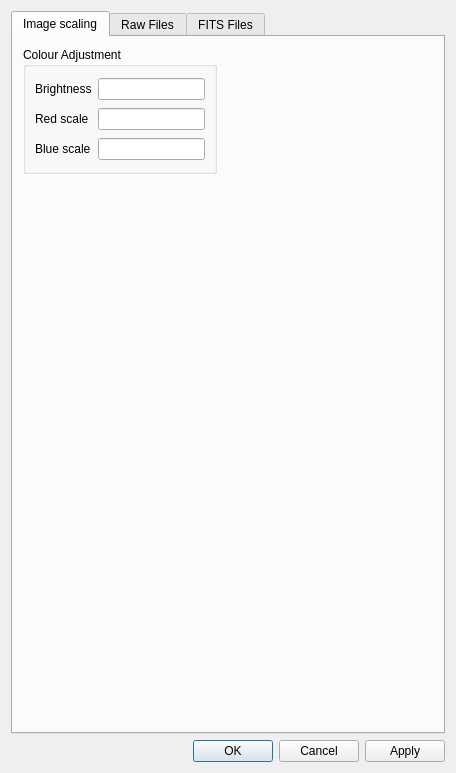
<?xml version="1.0" encoding="UTF-8"?>
<ui version="4.0">
 <class>DSS::RawDDPSettings</class>
 <widget class="QDialog" name="DSS::RawDDPSettings">
  <property name="geometry">
   <rect>
    <x>0</x>
    <y>0</y>
    <width>456</width>
    <height>773</height>
   </rect>
  </property>
  <property name="windowTitle">
   <string>Digital Development Process Settings</string>
  </property>
  <layout class="QGridLayout" name="gridLayout">
   <item row="2" column="0">
    <widget class="QTabWidget" name="tabWidget">
     <property name="currentIndex">
      <number>0</number>
     </property>
     <widget class="QWidget" name="imageScalingTab">
      <attribute name="title">
       <string>Image scaling</string>
      </attribute>
      <widget class="QGroupBox" name="ColourAdjustment">
       <property name="geometry">
        <rect>
         <x>10</x>
         <y>10</y>
         <width>194</width>
         <height>127</height>
        </rect>
       </property>
       <property name="title">
        <string>Colour Adjustment</string>
       </property>
       <layout class="QGridLayout" name="gridLayout_3">
        <item row="0" column="0">
         <widget class="QLabel" name="label_4">
          <property name="text">
           <string>Brightness</string>
          </property>
         </widget>
        </item>
        <item row="0" column="1">
         <widget class="QLineEdit" name="brightness"/>
        </item>
        <item row="1" column="0">
         <widget class="QLabel" name="label_5">
          <property name="text">
           <string>Red scale</string>
          </property>
         </widget>
        </item>
        <item row="1" column="1">
         <widget class="QLineEdit" name="redScale"/>
        </item>
        <item row="2" column="0">
         <widget class="QLabel" name="label_6">
          <property name="text">
           <string>Blue scale</string>
          </property>
         </widget>
        </item>
        <item row="2" column="1">
         <widget class="QLineEdit" name="blueScale"/>
        </item>
       </layout>
      </widget>
     </widget>
     <widget class="QWidget" name="rawFilesTab">
      <attribute name="title">
       <string>Raw Files</string>
      </attribute>
      <layout class="QVBoxLayout" name="verticalLayout">
       <item>
        <layout class="QHBoxLayout" name="horizontalLayout_5">
         <item>
          <widget class="QGroupBox" name="WhiteBalance_GroupBox">
           <property name="sizePolicy">
            <sizepolicy hsizetype="Preferred" vsizetype="Preferred">
             <horstretch>0</horstretch>
             <verstretch>0</verstretch>
            </sizepolicy>
           </property>
           <property name="title">
            <string>White Balance</string>
           </property>
           <layout class="QVBoxLayout" name="verticalLayout_10">
            <item>
             <widget class="QRadioButton" name="noWB">
              <property name="text">
               <string>No White Balance Processing</string>
              </property>
             </widget>
            </item>
            <item>
             <widget class="QRadioButton" name="daylightWB">
              <property name="text">
               <string>Use Daylight White Balance</string>
              </property>
             </widget>
            </item>
            <item>
             <widget class="QRadioButton" name="cameraWB">
              <property name="text">
               <string>Use Camera White Balance</string>
              </property>
             </widget>
            </item>
           </layout>
          </widget>
         </item>
         <item>
          <spacer name="horizontalSpacer">
           <property name="orientation">
            <enum>Qt::Orientation::Horizontal</enum>
           </property>
           <property name="sizeHint" stdset="0">
            <size>
             <width>40</width>
             <height>20</height>
            </size>
           </property>
          </spacer>
         </item>
        </layout>
       </item>
       <item>
        <widget class="QGroupBox" name="groupBox_11">
         <property name="title">
          <string>Bayer Matrix Transformation</string>
         </property>
         <layout class="QVBoxLayout" name="verticalLayout_11">
          <item>
           <widget class="QRadioButton" name="bilinear">
            <property name="text">
             <string>Bilinear Interpolation</string>
            </property>
           </widget>
          </item>
          <item>
           <spacer name="verticalSpacer_13">
            <property name="orientation">
             <enum>Qt::Orientation::Vertical</enum>
            </property>
            <property name="sizeHint" stdset="0">
             <size>
              <width>20</width>
              <height>5</height>
             </size>
            </property>
           </spacer>
          </item>
          <item>
           <widget class="QRadioButton" name="AHD">
            <property name="text">
             <string>Adaptive Homogeneity-Directed (AHD) Interpolation</string>
            </property>
           </widget>
          </item>
          <item>
           <spacer name="verticalSpacer_14">
            <property name="orientation">
             <enum>Qt::Orientation::Vertical</enum>
            </property>
            <property name="sizeHint" stdset="0">
             <size>
              <width>20</width>
              <height>5</height>
             </size>
            </property>
           </spacer>
          </item>
          <item>
           <widget class="QRadioButton" name="rawBayer">
            <property name="text">
             <string>Use Bayer Drizzle algorithm (no interpolation, no debayering</string>
            </property>
           </widget>
          </item>
          <item>
           <widget class="QLabel" name="label_24">
            <property name="sizePolicy">
             <sizepolicy hsizetype="Preferred" vsizetype="MinimumExpanding">
              <horstretch>0</horstretch>
              <verstretch>0</verstretch>
             </sizepolicy>
            </property>
            <property name="styleSheet">
             <string notr="true">margin-left: 15</string>
            </property>
            <property name="text">
             <string>This option uses the Bayer matrix as is. No interpolation is done and each pixel is given only primary components from the matrix.</string>
            </property>
            <property name="alignment">
             <set>Qt::AlignmentFlag::AlignLeading|Qt::AlignmentFlag::AlignLeft|Qt::AlignmentFlag::AlignTop</set>
            </property>
            <property name="wordWrap">
             <bool>true</bool>
            </property>
           </widget>
          </item>
          <item>
           <spacer name="verticalSpacer_15">
            <property name="orientation">
             <enum>Qt::Orientation::Vertical</enum>
            </property>
            <property name="sizeHint" stdset="0">
             <size>
              <width>20</width>
              <height>5</height>
             </size>
            </property>
           </spacer>
          </item>
          <item>
           <widget class="QRadioButton" name="superPixels">
            <property name="text">
             <string>Create super-pixels from the raw Bayer matrix (no interpolation)</string>
            </property>
           </widget>
          </item>
          <item>
           <widget class="QLabel" name="label_25">
            <property name="sizePolicy">
             <sizepolicy hsizetype="Preferred" vsizetype="MinimumExpanding">
              <horstretch>0</horstretch>
              <verstretch>0</verstretch>
             </sizepolicy>
            </property>
            <property name="styleSheet">
             <string notr="true">margin-left: 15</string>
            </property>
            <property name="text">
             <string>This option uses the Bayer matrix to create one super-pixel from each group of 4 pixels (RGBG). The sizes of the resulting image are thus divided by two.</string>
            </property>
            <property name="alignment">
             <set>Qt::AlignmentFlag::AlignLeading|Qt::AlignmentFlag::AlignLeft|Qt::AlignmentFlag::AlignTop</set>
            </property>
            <property name="wordWrap">
             <bool>true</bool>
            </property>
           </widget>
          </item>
         </layout>
        </widget>
       </item>
       <item>
        <spacer name="verticalSpacer">
         <property name="orientation">
          <enum>Qt::Orientation::Vertical</enum>
         </property>
         <property name="sizeHint" stdset="0">
          <size>
           <width>20</width>
           <height>40</height>
          </size>
         </property>
        </spacer>
       </item>
      </layout>
     </widget>
     <widget class="QWidget" name="fitsFilesTab">
      <attribute name="title">
       <string>FITS Files</string>
      </attribute>
      <layout class="QVBoxLayout" name="verticalLayout_22">
       <item>
        <layout class="QHBoxLayout" name="horizontalLayout_17">
         <item>
          <widget class="QCheckBox" name="isFITSRaw">
           <property name="sizePolicy">
            <sizepolicy hsizetype="Maximum" vsizetype="Fixed">
             <horstretch>0</horstretch>
             <verstretch>0</verstretch>
            </sizepolicy>
           </property>
           <property name="text">
            <string/>
           </property>
          </widget>
         </item>
         <item>
          <widget class="QLabel" name="label_65">
           <property name="text">
            <string>&lt;html&gt;&lt;head/&gt;&lt;body&gt;&lt;p&gt;Single plane 16 bit FITS Files are from a &amp;quot;One-Shot-Colour&amp;quot; camera (DSLR, mirrorless, CCD or CMOS) that need to be de-Bayered.&lt;br/&gt;Leave &lt;span style=&quot; font-style:italic;&quot;&gt;unchecked&lt;/span&gt; to attempt automatic detection based on FITS keywords.&lt;/p&gt;&lt;/body&gt;&lt;/html&gt;</string>
           </property>
           <property name="textFormat">
            <enum>Qt::TextFormat::RichText</enum>
           </property>
           <property name="wordWrap">
            <bool>true</bool>
           </property>
          </widget>
         </item>
        </layout>
       </item>
       <item>
        <layout class="QHBoxLayout" name="horizontalLayout_15">
         <item>
          <widget class="QLabel" name="textDSLRs">
           <property name="sizePolicy">
            <sizepolicy hsizetype="Preferred" vsizetype="Fixed">
             <horstretch>0</horstretch>
             <verstretch>0</verstretch>
            </sizepolicy>
           </property>
           <property name="text">
            <string>Camera:</string>
           </property>
          </widget>
         </item>
         <item>
          <widget class="QComboBox" name="DSLRs">
           <property name="sizePolicy">
            <sizepolicy hsizetype="MinimumExpanding" vsizetype="Fixed">
             <horstretch>0</horstretch>
             <verstretch>0</verstretch>
            </sizepolicy>
           </property>
          </widget>
         </item>
         <item>
          <spacer name="horizontalSpacer_2">
           <property name="orientation">
            <enum>Qt::Orientation::Horizontal</enum>
           </property>
           <property name="sizeHint" stdset="0">
            <size>
             <width>40</width>
             <height>20</height>
            </size>
           </property>
          </spacer>
         </item>
        </layout>
       </item>
       <item>
        <layout class="QHBoxLayout" name="horizontalLayout_16">
         <item>
          <widget class="QGroupBox" name="bayerGroup">
           <property name="sizePolicy">
            <sizepolicy hsizetype="Preferred" vsizetype="Preferred">
             <horstretch>0</horstretch>
             <verstretch>0</verstretch>
            </sizepolicy>
           </property>
           <property name="maximumSize">
            <size>
             <width>200</width>
             <height>16777215</height>
            </size>
           </property>
           <property name="title">
            <string>Bayer Pattern Filter used</string>
           </property>
           <property name="alignment">
            <set>Qt::AlignmentFlag::AlignLeading|Qt::AlignmentFlag::AlignLeft|Qt::AlignmentFlag::AlignVCenter</set>
           </property>
           <layout class="QHBoxLayout" name="horizontalLayout_18">
            <item>
             <widget class="QLabel" name="bayerPattern">
              <property name="sizePolicy">
               <sizepolicy hsizetype="Maximum" vsizetype="Maximum">
                <horstretch>0</horstretch>
                <verstretch>0</verstretch>
               </sizepolicy>
              </property>
              <property name="minimumSize">
               <size>
                <width>50</width>
                <height>50</height>
               </size>
              </property>
              <property name="maximumSize">
               <size>
                <width>50</width>
                <height>50</height>
               </size>
              </property>
              <property name="text">
               <string/>
              </property>
              <property name="alignment">
               <set>Qt::AlignmentFlag::AlignCenter</set>
              </property>
             </widget>
            </item>
           </layout>
          </widget>
         </item>
        </layout>
       </item>
       <item>
        <widget class="QGroupBox" name="dataRange">
         <property name="minimumSize">
          <size>
           <width>0</width>
           <height>130</height>
          </size>
         </property>
         <property name="title">
          <string>FITS Data Range</string>
         </property>
         <layout class="QGridLayout" name="gridLayout_2">
          <item row="0" column="0" colspan="3">
           <widget class="QLabel" name="label">
            <property name="text">
             <string>Default values for DATAMIN and DATAMAX FITS keywords.   These will only be used when reading floating point FITS files and only if the FITS file does not contain these keywords.</string>
            </property>
            <property name="textFormat">
             <enum>Qt::TextFormat::PlainText</enum>
            </property>
            <property name="wordWrap">
             <bool>true</bool>
            </property>
           </widget>
          </item>
          <item row="1" column="0">
           <widget class="QLabel" name="label_2">
            <property name="text">
             <string>DATAMIN</string>
            </property>
           </widget>
          </item>
          <item row="1" column="1">
           <widget class="QLineEdit" name="dataMin">
            <property name="sizePolicy">
             <sizepolicy hsizetype="Preferred" vsizetype="Fixed">
              <horstretch>0</horstretch>
              <verstretch>0</verstretch>
             </sizepolicy>
            </property>
           </widget>
          </item>
          <item row="1" column="2">
           <spacer name="horizontalSpacer_3">
            <property name="orientation">
             <enum>Qt::Orientation::Horizontal</enum>
            </property>
            <property name="sizeHint" stdset="0">
             <size>
              <width>193</width>
              <height>20</height>
             </size>
            </property>
           </spacer>
          </item>
          <item row="2" column="0">
           <widget class="QLabel" name="label_3">
            <property name="text">
             <string>DATAMAX</string>
            </property>
           </widget>
          </item>
          <item row="2" column="1">
           <widget class="QLineEdit" name="dataMax">
            <property name="sizePolicy">
             <sizepolicy hsizetype="Preferred" vsizetype="Fixed">
              <horstretch>0</horstretch>
              <verstretch>0</verstretch>
             </sizepolicy>
            </property>
           </widget>
          </item>
          <item row="2" column="2">
           <spacer name="horizontalSpacer_4">
            <property name="orientation">
             <enum>Qt::Orientation::Horizontal</enum>
            </property>
            <property name="sizeHint" stdset="0">
             <size>
              <width>193</width>
              <height>20</height>
             </size>
            </property>
           </spacer>
          </item>
         </layout>
        </widget>
       </item>
       <item>
        <widget class="QGroupBox" name="groupBox_20">
         <property name="title">
          <string>Bayer Matrix Transformation</string>
         </property>
         <layout class="QVBoxLayout" name="verticalLayout_21">
          <property name="spacing">
           <number>0</number>
          </property>
          <item>
           <widget class="QRadioButton" name="bilinear_2">
            <property name="text">
             <string>Bilinear Interpolation</string>
            </property>
           </widget>
          </item>
          <item>
           <spacer name="verticalSpacer_25">
            <property name="orientation">
             <enum>Qt::Orientation::Vertical</enum>
            </property>
            <property name="sizeHint" stdset="0">
             <size>
              <width>20</width>
              <height>5</height>
             </size>
            </property>
           </spacer>
          </item>
          <item>
           <widget class="QRadioButton" name="AHD_2">
            <property name="text">
             <string>Adaptive Homogeneity-Directed (AHD) Interpolation</string>
            </property>
           </widget>
          </item>
          <item>
           <spacer name="verticalSpacer_26">
            <property name="orientation">
             <enum>Qt::Orientation::Vertical</enum>
            </property>
            <property name="sizeHint" stdset="0">
             <size>
              <width>20</width>
              <height>5</height>
             </size>
            </property>
           </spacer>
          </item>
          <item>
           <widget class="QRadioButton" name="rawBayer_2">
            <property name="text">
             <string>Use Bayer Drizzle algorithm (no interpolation, no debayering</string>
            </property>
           </widget>
          </item>
          <item>
           <widget class="QLabel" name="bilinear_2_desc">
            <property name="sizePolicy">
             <sizepolicy hsizetype="Preferred" vsizetype="MinimumExpanding">
              <horstretch>0</horstretch>
              <verstretch>0</verstretch>
             </sizepolicy>
            </property>
            <property name="styleSheet">
             <string notr="true">margin-left: 15</string>
            </property>
            <property name="text">
             <string>This option uses the Bayer matrix as is. No interpolation is done and each pixel is given only primary components from the matrix.</string>
            </property>
            <property name="alignment">
             <set>Qt::AlignmentFlag::AlignBottom|Qt::AlignmentFlag::AlignLeading|Qt::AlignmentFlag::AlignLeft</set>
            </property>
            <property name="wordWrap">
             <bool>true</bool>
            </property>
           </widget>
          </item>
          <item>
           <spacer name="verticalSpacer_27">
            <property name="orientation">
             <enum>Qt::Orientation::Vertical</enum>
            </property>
            <property name="sizeHint" stdset="0">
             <size>
              <width>20</width>
              <height>5</height>
             </size>
            </property>
           </spacer>
          </item>
          <item>
           <widget class="QRadioButton" name="superPixels_2">
            <property name="text">
             <string>Create super-pixels from the raw Bayer matrix (no interpolation)</string>
            </property>
           </widget>
          </item>
          <item>
           <widget class="QLabel" name="superPixels_2_desc">
            <property name="sizePolicy">
             <sizepolicy hsizetype="Preferred" vsizetype="MinimumExpanding">
              <horstretch>0</horstretch>
              <verstretch>0</verstretch>
             </sizepolicy>
            </property>
            <property name="styleSheet">
             <string notr="true">margin-left: 15</string>
            </property>
            <property name="text">
             <string>This option uses the Bayer matrix to create one super-pixel from each group of 4 pixels (RGBG). The sizes of the resulting image are thus divided by two.</string>
            </property>
            <property name="alignment">
             <set>Qt::AlignmentFlag::AlignBottom|Qt::AlignmentFlag::AlignLeading|Qt::AlignmentFlag::AlignLeft</set>
            </property>
            <property name="wordWrap">
             <bool>true</bool>
            </property>
           </widget>
          </item>
         </layout>
        </widget>
       </item>
       <item>
        <widget class="QLineEdit" name="lineEdit_2"/>
       </item>
       <item>
        <widget class="QCheckBox" name="forceUnsigned">
         <property name="text">
          <string>Force use of unsigned values when signed values are stored</string>
         </property>
        </widget>
       </item>
      </layout>
     </widget>
    </widget>
   </item>
   <item row="3" column="0">
    <widget class="QDialogButtonBox" name="buttonBox">
     <property name="orientation">
      <enum>Qt::Orientation::Horizontal</enum>
     </property>
     <property name="standardButtons">
      <set>QDialogButtonBox::StandardButton::Apply|QDialogButtonBox::StandardButton::Cancel|QDialogButtonBox::StandardButton::Ok</set>
     </property>
    </widget>
   </item>
  </layout>
 </widget>
 <resources/>
 <connections/>
</ui>
